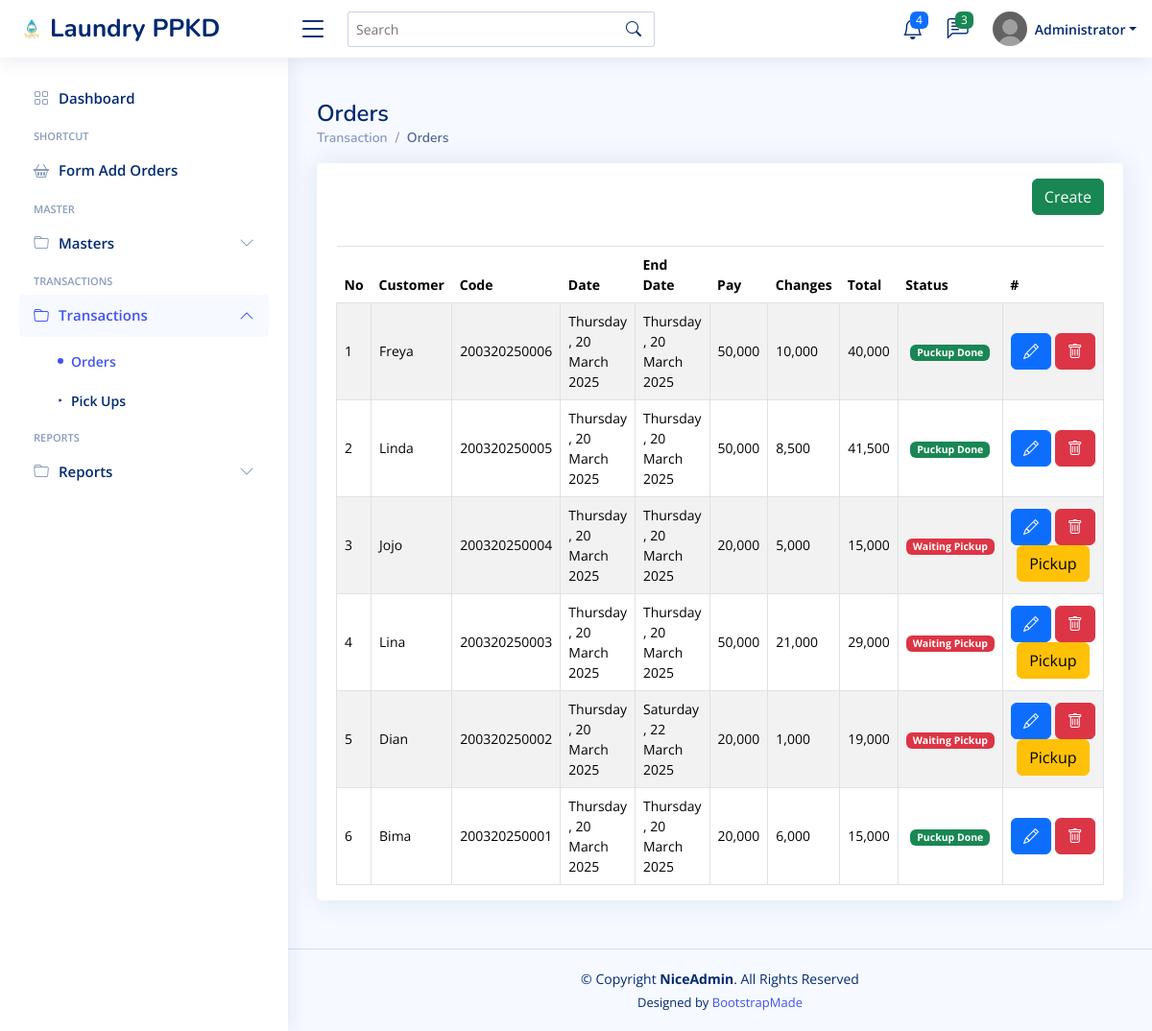
The page /home.php?page=orders (signed in) on the database its author committed.
### tables this page shows
CREATE TABLE `tx_orders` (
  `id` int(11) NOT NULL,
  `customers_id` int(11) NOT NULL,
  `code` varchar(50) NOT NULL,
  `date` date NOT NULL,
  `end_date` date NOT NULL,
  `pay` int(11) NOT NULL,
  `changes` int(11) NOT NULL,
  `total` int(11) NOT NULL,
  `status` int(11) NOT NULL,
  `created_at` timestamp NOT NULL DEFAULT current_timestamp(),
  `updated_at` timestamp NULL DEFAULT NULL ON UPDATE current_timestamp(),
  `deleted_at` datetime DEFAULT NULL
);

CREATE TABLE `customers` (
  `id` int(11) NOT NULL,
  `name` varchar(255) NOT NULL,
  `phone` varchar(15) NOT NULL,
  `address` text NOT NULL,
  `status` int(11) NOT NULL,
  `created_at` timestamp NOT NULL DEFAULT current_timestamp(),
  `updated_at` timestamp NULL DEFAULT NULL ON UPDATE current_timestamp(),
  `deleted_at` datetime DEFAULT NULL
);

### view/orders.php (the view, shortened to what this page needs)
<?php
$getdata = mysqli_query($conn, "SELECT a.*,case a.status when '1' then 'Puckup Done' else 'Waiting Pickup' end as statuslabel
                                        ,case a.status when '1' then 'success' else 'danger' end as statuscolor
                                        ,b.name customername,DATE_FORMAT(a.date, '%W , %d %M %Y') dates
                                        ,DATE_FORMAT(a.end_date, '%W , %d %M %Y') end_dates
                                         from tx_orders a
                                         left join customers b on a.customers_id=b.id
                                         where a.deleted_at is null
                                         order by a.id desc");
$numdata = mysqli_num_rows($getdata);
?>
<main id="main" class="main">
    <div class="pagetitle">
        <h1>Orders</h1>
        <nav>
            <ol class="breadcrumb">
                <li class="breadcrumb-item"><a href="#">Transaction</a></li>
                <li class="breadcrumb-item active">Orders</li>
            </ol>
        </nav>
    </div>
    <section class="section dashboard">
        <div class="row">
            <?php if (!isset($_GET['form'])) { ?>
                <div class="col-12">
                    <div class="card top-selling overflow-auto effectup">
                        <div class="card-body pb-0">
                            <div align="right">
                                <a class="btn btn-success mt-3 mb-3 float-right pull-right" href="<?= $links_path; ?>&form=add">Create</a>
                            </div>
                            <table class="table table-striped table-bordered datatable mt-3">
                                <thead>
                                    <tr>
                                        <th>No</th>
                                        <th>Customer</th>
                                        <th>Code</th>
                                        <th>Date</th>
                                        <th>End Date</th>
                                        <th>Pay</th>
                                        <th>Changes</th>
                                        <th>Total</th>
                                        <th>Status</th>
                                        <th>#</th>
                                    </tr>
                                </thead>
                                <tbody>
                                    <?php if ($numdata > 0) {
                                        $i = 1;
                                    ?>
                                        <?php while ($rows = mysqli_fetch_assoc($getdata)) { ?>
                                            <tr>
                                                <td><?= $i++; ?></td>
                                                <td><?= $rows['customername']; ?></td>
                                                <td><?= $rows['code']; ?></td>
                                                <td><?= $rows['dates']; ?></td>
                                                <td><?= $rows['end_dates']; ?></td>
                                                <td><?= number_format($rows['pay']); ?></td>
                                                <td><?= number_format($rows['changes']); ?></td>
                                                <td><?= number_format($rows['total']); ?></td>
                                                <td class="text-center">
                                                    <span class="badge bg-<?= $rows['statuscolor']; ?>"><?= $rows['statuslabel']; ?></span>
                                                </td>
                                                <td class="text-center" style="width:20%;">
                                                    <a href="<?= $links_path; ?>&form=edit&tid=<?= base64_encode($rows['id']); ?>" class="btn btn-primary"><i class="bi bi-pencil"></i></a>
                                                    <a href="#" id="delete_<?= $rows['id']; ?>" tid="<?= $rows['id']; ?>" tipe="tx_orders" class="btn btn-danger"><i class="bi bi-trash"></i></a>
                                                    <?php if ($rows['status'] == '0') { ?>
                                                        <a href="#" id="pickups_<?= $rows['id']; ?>"
                                                            data-bs-toggle="modal" data-bs-target="#modalDialogPickups"
                                                            tid="<?= $rows['id']; ?>"
                                                            customername="<?= $rows['customername']; ?>"
                                                            code="<?= $rows['code']; ?>"
                                                            dates="<?= $rows['dates']; ?>"
                                                            end_dates="<?= $rows['end_dates']; ?>"
                                                            customers_id="<?= $rows['customers_id']; ?>"
                                                            pay="<?= number_format($rows['pay']); ?>"
                                                            changes="<?= number_format($rows['changes']); ?>"
                                                            total="<?= number_format($rows['total']); ?>"
                                                            tipe="orders" class="btn btn-warning">Pickup</a>
                                                    <?php } ?>
                                                </td>
                                            </tr>
                                        <?php } ?>
                                    <?php } else { ?>
                                        <tr>
                                            <td colspan="6">No Data Entry</td>
                                        </tr>
                                    <?php } ?>
                                </tbody>
                            </table>
                        </div>
                    </div>
                </div>
            <?php } ?>
        </div>
    </section>
</main>

### assets/adminlte/assets/css/style.css (style rules this page uses)
:root { scroll-behavior: smooth; }
body { font-family: "Open Sans", sans-serif; background: #f6f9ff; color: #444444; }
a { color: #4154f1; text-decoration: none; }
h1, h2, h3, h4, h5, h6 { font-family: "Nunito", sans-serif; }
#main { margin-top: 60px; padding: 20px 30px; transition: all 0.3s; }
.pagetitle { margin-bottom: 10px; }
.pagetitle h1 { font-size: 24px; margin-bottom: 0; font-weight: 600; color: #012970; }
.card { margin-bottom: 30px; border: none; border-radius: 5px; box-shadow: 0px 0 30px rgba(1, 41, 112, 0.1); }
.card-body { padding: 0 20px 20px 20px; }
.breadcrumb { font-size: 14px; font-family: "Nunito", sans-serif; color: #899bbd; font-weight: 600; }
.breadcrumb a { color: #899bbd; transition: 0.3s; }
.breadcrumb .breadcrumb-item::before { color: #899bbd; }
.breadcrumb .active { color: #51678f; font-weight: 600; }
@media (min-width: 1200px) { #main, #footer { margin-left: 300px; } }
.dashboard .top-selling { font-size: 14px; }
.dashboard .top-selling .table thead { background: #f6f6fe; }
.dashboard .top-selling .table thead th { border: 0; }
.dashboard .top-selling .table tbody td { vertical-align: middle; }

### rows shown on the page
tx_orders: customers.name "Freya", code "200320250006", dates "Thursday , 20 March 2025", end_dates "Thursday , 20 March 2025", pay "50,000", changes "10,000", total "40,000", statuslabel "Puckup Done"
tx_orders: customers.name "Linda", code "200320250005", dates "Thursday , 20 March 2025", end_dates "Thursday , 20 March 2025", pay "50,000", changes "8,500", total "41,500", statuslabel "Puckup Done"
tx_orders: customers.name "Jojo", code "200320250004", dates "Thursday , 20 March 2025", end_dates "Thursday , 20 March 2025", pay "20,000", changes "5,000", total "15,000", statuslabel "Waiting Pickup"
tx_orders: customers.name "Lina", code "200320250003", dates "Thursday , 20 March 2025", end_dates "Thursday , 20 March 2025", pay "50,000", changes "21,000", total "29,000", statuslabel "Waiting Pickup"
tx_orders: customers.name "Dian", code "200320250002", dates "Thursday , 20 March 2025", end_dates "Saturday , 22 March 2025", pay "20,000", changes "1,000", total "19,000", statuslabel "Waiting Pickup"
tx_orders: customers.name "Bima", code "200320250001", dates "Thursday , 20 March 2025", end_dates "Thursday , 20 March 2025", pay "20,000", changes "6,000", total "15,000", statuslabel "Puckup Done"

### other values the page prints
$_SESSION['fullname'] "Administrator"
